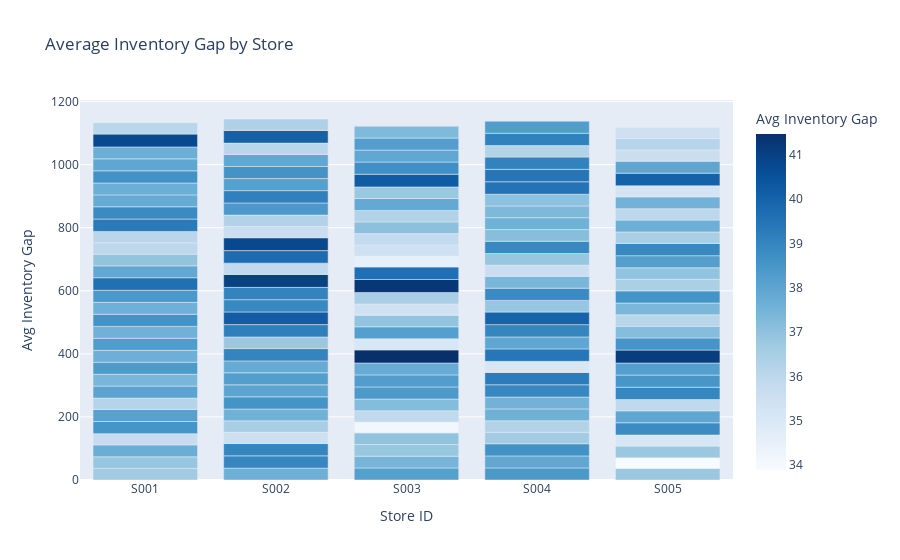

Source (notebook cell):
### Code cell
import plotly.express as px

fig = px.bar(
    vw_inventory_gap,
    x='store_id',
    y='inventory_gap',
    title='Average Inventory Gap by Store',
    labels={'store_id': 'Store ID', 'inventory_gap': 'Avg Inventory Gap'},
    color='inventory_gap',
    color_continuous_scale='Blues'
)
fig.show()

### Figure 1 — Plotly figure (JSON) as saved in the notebook; plotly's stock layout.template omitted (floating-point values rounded to 4 significant figures; data arrays with more than 128 entries replaced by an {"elided": "..."} marker saying what was removed)
{"data": [{"alignmentgroup": "True", "hovertemplate": "Store ID=%{x}<br>Avg Inventory Gap=%{marker.color}<extra></extra>", "legendgroup": "", "marker": {"color": {"elided": "150 float values"}, "coloraxis": "coloraxis", "pattern": {"shape": ""}}, "name": "", "offsetgroup": "", "orientation": "v", "showlegend": false, "textposition": "auto", "type": "bar", "x": {"elided": "150 str values"}, "xaxis": "x", "y": {"elided": "150 float values"}, "yaxis": "y"}], "layout": {"barmode": "relative", "coloraxis": {"colorbar": {"title": {"text": "Avg Inventory Gap"}}, "colorscale": [[0, "rgb(247,251,255)"], [0.125, "rgb(222,235,247)"], [0.25, "rgb(198,219,239)"], [0.375, "rgb(158,202,225)"], [0.5, "rgb(107,174,214)"], [0.625, "rgb(66,146,198)"], [0.75, "rgb(33,113,181)"], [0.875, "rgb(8,81,156)"], [1, "rgb(8,48,107)"]]}, "legend": {"tracegroupgap": 0}, "title": {"text": "Average Inventory Gap by Store"}, "xaxis": {"anchor": "y", "domain": [0, 1], "title": {"text": "Store ID"}}, "yaxis": {"anchor": "x", "domain": [0, 1], "title": {"text": "Avg Inventory Gap"}}}}
